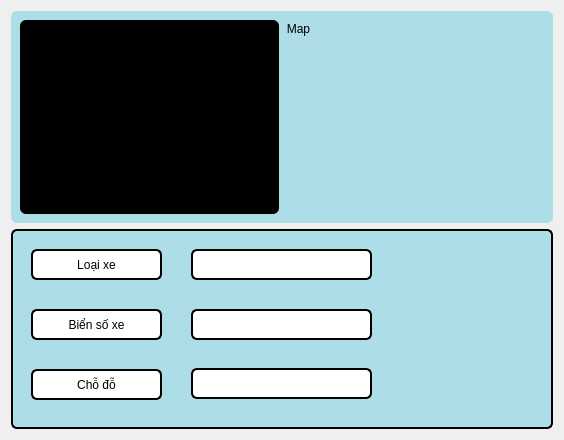
<?xml version="1.0" encoding="UTF-8"?>
<ui version="4.0">
 <class>Form</class>
 <widget class="QWidget" name="Form">
  <property name="geometry">
   <rect>
    <x>0</x>
    <y>0</y>
    <width>564</width>
    <height>440</height>
   </rect>
  </property>
  <property name="windowTitle">
   <string>Form</string>
  </property>
  <layout class="QGridLayout" name="gridLayout">
   <item row="0" column="0">
    <widget class="QGroupBox" name="groupBox_2">
     <property name="styleSheet">
      <string notr="true">background-color: rgb(173, 221, 230);
border-radius: 6px;
</string>
     </property>
     <property name="title">
      <string/>
     </property>
     <layout class="QGridLayout" name="gridLayout_2">
      <item row="0" column="0">
       <widget class="QLabel" name="qlabel_frame">
        <property name="styleSheet">
         <string notr="true">background-color: rgb(0, 0, 0);
border: 6px;
border-radius: 6px;</string>
        </property>
        <property name="text">
         <string>TextLabel</string>
        </property>
       </widget>
      </item>
      <item row="0" column="1">
       <widget class="QGroupBox" name="groupBoxmap">
        <property name="title">
         <string>Map</string>
        </property>
       </widget>
      </item>
     </layout>
    </widget>
   </item>
   <item row="1" column="0">
    <widget class="QGroupBox" name="groupBox_3">
     <property name="maximumSize">
      <size>
       <width>16777215</width>
       <height>200</height>
      </size>
     </property>
     <property name="styleSheet">
      <string notr="true">background-color: rgb(173, 221, 230);
border: 2px solid black;
border-radius: 6px;
</string>
     </property>
     <property name="title">
      <string/>
     </property>
     <widget class="QLineEdit" name="qline_plate_digit">
      <property name="geometry">
       <rect>
        <x>180</x>
        <y>80</y>
        <width>181</width>
        <height>31</height>
       </rect>
      </property>
      <property name="styleSheet">
       <string notr="true">background-color: rgb(255, 255, 255);
border: 2px solid black;
border-radius: 6px;</string>
      </property>
      <property name="text">
       <string/>
      </property>
      <property name="alignment">
       <set>Qt::AlignCenter</set>
      </property>
      <property name="placeholderText">
       <string/>
      </property>
     </widget>
     <widget class="QLineEdit" name="qline_type_vehicle">
      <property name="geometry">
       <rect>
        <x>180</x>
        <y>20</y>
        <width>181</width>
        <height>31</height>
       </rect>
      </property>
      <property name="styleSheet">
       <string notr="true">background-color: rgb(255, 255, 255);
border: 2px solid black;
border-radius: 6px;</string>
      </property>
      <property name="text">
       <string/>
      </property>
      <property name="alignment">
       <set>Qt::AlignCenter</set>
      </property>
      <property name="placeholderText">
       <string/>
      </property>
     </widget>
     <widget class="QLineEdit" name="qline_slot">
      <property name="geometry">
       <rect>
        <x>180</x>
        <y>139</y>
        <width>181</width>
        <height>31</height>
       </rect>
      </property>
      <property name="styleSheet">
       <string notr="true">background-color: rgb(255, 255, 255);
border: 2px solid black;
border-radius: 6px;</string>
      </property>
      <property name="text">
       <string/>
      </property>
      <property name="alignment">
       <set>Qt::AlignCenter</set>
      </property>
      <property name="placeholderText">
       <string/>
      </property>
     </widget>
     <widget class="QLabel" name="label">
      <property name="geometry">
       <rect>
        <x>20</x>
        <y>20</y>
        <width>131</width>
        <height>31</height>
       </rect>
      </property>
      <property name="styleSheet">
       <string notr="true">background-color: rgb(255, 255, 255);
border: 2px solid black;
border-radius: 6px;</string>
      </property>
      <property name="text">
       <string>Loại xe</string>
      </property>
      <property name="alignment">
       <set>Qt::AlignCenter</set>
      </property>
     </widget>
     <widget class="QLabel" name="label_2">
      <property name="geometry">
       <rect>
        <x>20</x>
        <y>80</y>
        <width>131</width>
        <height>31</height>
       </rect>
      </property>
      <property name="styleSheet">
       <string notr="true">background-color: rgb(255, 255, 255);
border: 2px solid black;
border-radius: 6px;</string>
      </property>
      <property name="text">
       <string>Biển số xe</string>
      </property>
      <property name="alignment">
       <set>Qt::AlignCenter</set>
      </property>
     </widget>
     <widget class="QLabel" name="label_3">
      <property name="geometry">
       <rect>
        <x>20</x>
        <y>140</y>
        <width>131</width>
        <height>31</height>
       </rect>
      </property>
      <property name="styleSheet">
       <string notr="true">background-color: rgb(255, 255, 255);
border: 2px solid black;
border-radius: 6px;</string>
      </property>
      <property name="text">
       <string>Chỗ đỗ</string>
      </property>
      <property name="alignment">
       <set>Qt::AlignCenter</set>
      </property>
     </widget>
    </widget>
   </item>
  </layout>
 </widget>
 <resources/>
 <connections/>
</ui>
